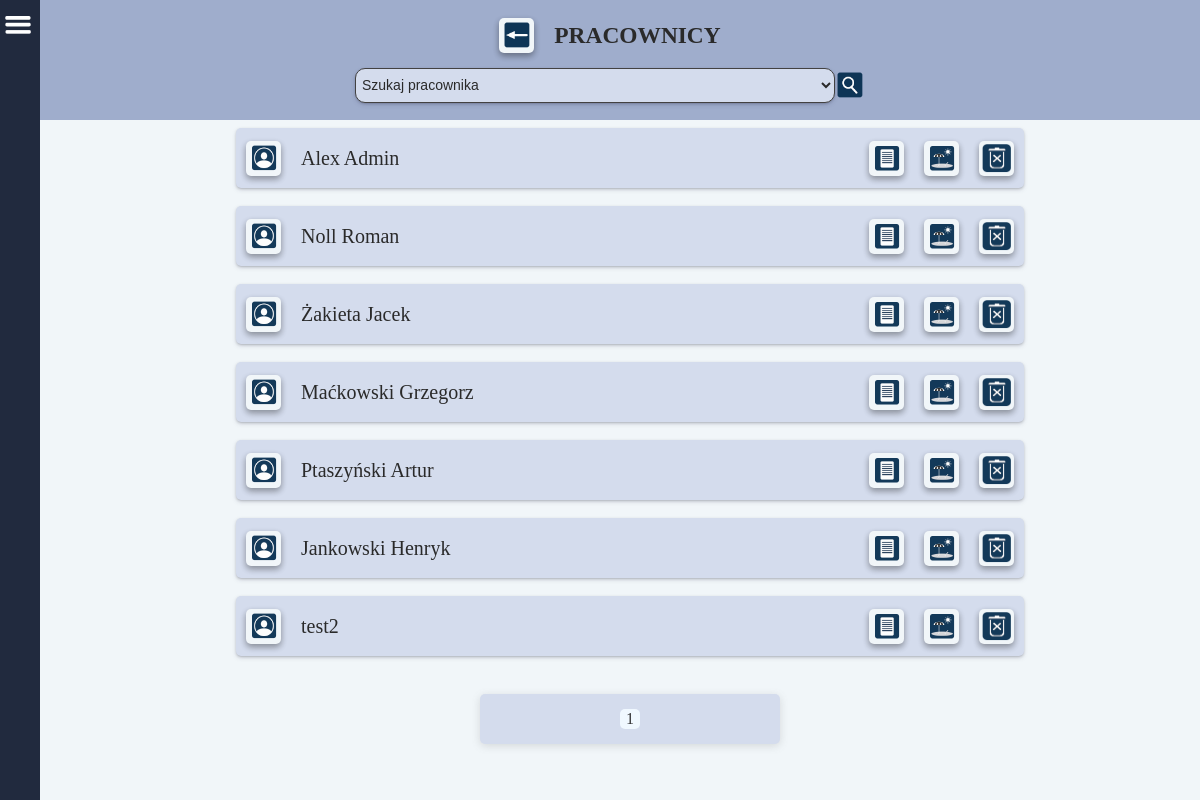
Page /users/all_users/ on the earlier database version.
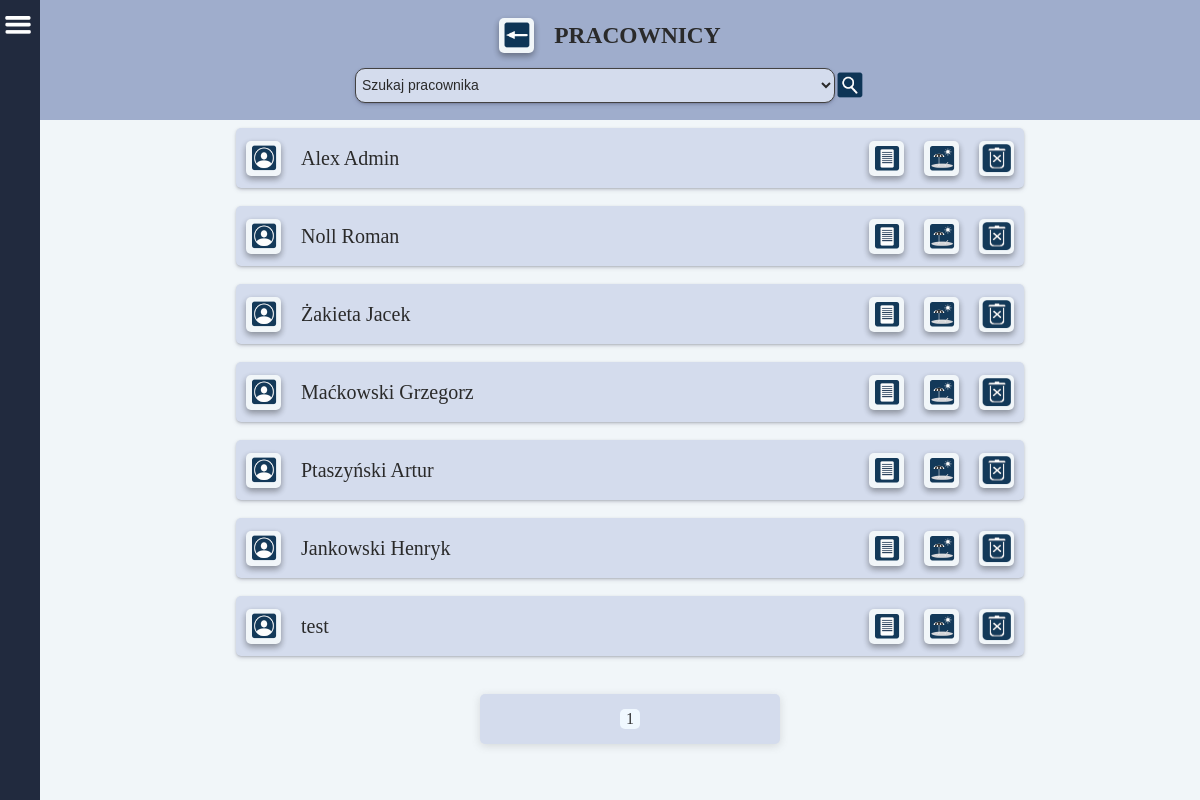
Same page on the later database version.
### users/models.py (models this page shows, shortened)
class CustomUser(AbstractBaseUser, PermissionsMixin):
    username = models.CharField(
        _('Użytkownik'),
        null=True,
        max_length= 255,
        )
    email = models.EmailField(_("email"), unique=True)
    fp_token = models.CharField(
        null=True,
        max_length=192,
        unique=True,
    )
    birthday = models.CharField(
        _('Data urodzenia'),
        null=True,
        max_length= 55,
        )
    birthplace = models.CharField(
        _('Miejsce urodzenia'),
        null=True,
        max_length= 255,
        )
    workplace = models.CharField(
        _('Miejsce pracy'),
        null=True,
        max_length= 255,
        )
    religion = models.CharField(
        _('Religia'),
        null=True,
        max_length= 255,
        )
    insurance_number = models.CharField(
        _('Numer ubezpieczenia'),
        null=True,
        max_length= 255,
        )
    tax_number = models.CharField(
        _('Numer podatkowy'),
        null=True,
        max_length= 255,
        )
    adress_pl = models.CharField(
        _('Adres w Polsce'),
        null=True,
        max_length= 255,
        )
    adress_de = models.CharField(
        _('Adres w Niemczech'),
        null=True,
        max_length= 255,
        )
    profession = models.CharField(
        _('Zawód'),
        null=True,
        max_length= 255,
        )
    position = models.CharField(
        _('Stanowisko (pracuje w)'),
        null=True,
        max_length= 255,
        )
    internal_tax_number = models.CharField(
        _('Wewnętrzny numer podatkowy'),
        null=True,
        max_length= 255,
        )
    nfz_name = models.CharField(
        _('NFZ - nazwa'),
        null=True,
        max_length= 255,
        )
    nfz_adress = models.CharField(
        _('NFZ - adres'),
        null=True,
        max_length= 255,
        )
    phone_number = models.CharField(
        _('Telefon'),
        null=True,
        max_length= 255,
        )
    bank = models.CharField(
        _('Nazwa banku'),
        null=True,
        max_length= 255,
        )
    bic_swift = models.CharField(
        _('BIC/SWIFT'),
        null=True,
        max_length= 255,
        )
    bank_account = models.CharField(
        _('Konto i właściciel'),
        null=True,
        max_length= 255,
        )
    health_insurance_de = models.CharField(
        _('Ubezpieczenie w Niemczech'),
        null=True,
        max_length= 255,
        )
    health_insurance_de_number = models.CharField(
        _('KK VersNr'),
        null=True,
        max_length= 255,
        )
    shoe_size = models.CharField(
        _('Rozmiar buta'),
        null=True,
        max_length= 255,
        )
    growth = models.CharField(
        _('Wzrost'),
        null=True,
        max_length= 255,
        )
    work_clothes = models.CharField(
        _('Ubranie robocze'),
        null=True,
        max_length= 255,
        )
    rights = models.CharField(
        _('Uprawnienia'),
        null=True,
        max_length= 255,
        )
    payment = models.FloatField(
        _('Stawka za godzinę'),
        default=0
    )
    vacations_days_quantity = models.IntegerField(
        _('Ilość przysługujących dni urlopu'),
        null=True,
    )
    vacations_days_quantity_de = models.IntegerField(
        _('Ilość przysługujących dni urlopu'),
        null=True,
    )
    vacacions_on_demand = models.IntegerField(
        _('Ilość dni urlopu na żądanie'),
        default=4,
    )
    cares_vacations = models.IntegerField(
        _('Ilość dni urlopu opiekuńczego'),
        default=5,
    )
    force_majeure_vacations = models.IntegerField(
        _('Ilość godzin urlopu z powodu siły wyższej'),
        default=16,
    )
    compassionate_vacations = models.IntegerField(
        _('Ilość dni urlopu okolicznościowego'),
        default=2,
    )
    last_year_vacations_days_quantity = models.IntegerField(
        _('Ilość przysługujących dni urlopu za zeszły rok'),
        null=True,
    )
    last_year_vacations_days_quantity_de = models.IntegerField(
        _('Ilość przysługujących dni urlopu za zeszły rok'),
        null=True,
    )
    days_to_use_in_current_year = models.IntegerField(
        _('Do użycia w bieżącym roku'),
        null=True,
    )
    days_to_use_in_current_year_de = models.IntegerField(
        _('Do użycia w bieżącym roku'),
        null=True,
    )
    is_staff = models.BooleanField(default=False)
    is_active = models.BooleanField(default=True)
    date_joined = models.DateTimeField(
        _('Data rejestracji'),
        default=timezone.now,
        )
    USERNAME_FIELD = "email"
    EMAIL_FIELD = "email"
    REQUIRED_FIELDS = []
    objects = CustomUserManager()

### users/views.py (the view)
# urls.py: path('all_users/', AllUsers, name='all_users'),
def AllUsers(request):
    users = CustomUser.objects.all()
    users_list = CustomUser.objects.values_list('username', flat=True)
    paginator = Paginator(users, 10)
    page_number = request.GET.get('page')
    users = paginator.get_page(page_number)
    if request.method == 'POST':
        select = request.POST.get('user')
        if select == 'Wszyscy pracownicy':
            users = CustomUser.objects.all()
        else:
            users = CustomUser.objects.filter(username=select)
    context = {
        'users': users,
        'users_list': users_list,
    }
    return render(request, 'all_users.html', context)

### main/templatetags/messages.py (called while the page is built)
@register.simple_tag
def all_messages_quantity(username):
    count = 0
    quantity = IsRead.objects.filter(
        username=username,
        is_read=False,
    )
    print('quantity', quantity)
    for q in quantity:
        count += 1
    return count

### users/templates/all_users.html (shortened to what this page needs)
{% extends 'base.html' %}
{% load static %}
    {% block content %}
        <div class="page-container">
            <div class="title">
                <div class="back">
                    <a class="label_img" href="{% url 'work_objects' request.user.pk %}">
                        <img src="{% static 'images/back.png' %}" width="30" height="30">
                    </a>
                    <h3>PRACOWNICY</h3>
                </div>
                <form method="POST" class="search_form" id="users">
                    <select name="user" class="search" onchange="submitFormUsers()">
                        <option disabled selected hidden>Szukaj pracownika</option>
                    </select>
                    <input type="image" src="{% static 'images/search.png' %}" width="30" height="30">
                </form>
            </div>
            <div class="wo_container">
                {% for user in users %}
                <div class="label">
                    <div class="row_cont_in_label">
                        <a class="label_img" href="{% url 'user' user.pk %}">
                            <img src="{% static 'images/profil.png' %}" width="30" height="30">
                        </a>
                        {{ user.username }}
                        <br>
                    </div>
                    <div class="row_cont_in_label">
                        <a class="label_img" href="{% url 'user_raport' user.pk %}">
                            <img src="{% static 'images/raports.png' %}" width="30" height="30">
                        </a>
                        <a class="label_img" href="{% url 'vacations' user.pk %}">
                            <img src="{% static 'images/vacations.png' %}" width="30" height="30">
                        </a>
                        <a class="label_img" href="{% url 'deleteQuestion' user.pk %}">
                          <img src="{% static 'images/delete.png' %}" width="30" height="30">
                        </a>
                    </div>
                </div>
                    <br>
                {% endfor %}
                <div class="pagination">
                    <span class="step-links">
                          <span class="current-page"><p>{{ users.number }}</p></span>
                    </span>
                </div>
            </div>
        </div>
    {% endblock %}

Differences in the rows shown:
removed CustomUser: username "test2"
added CustomUser: username "test"
